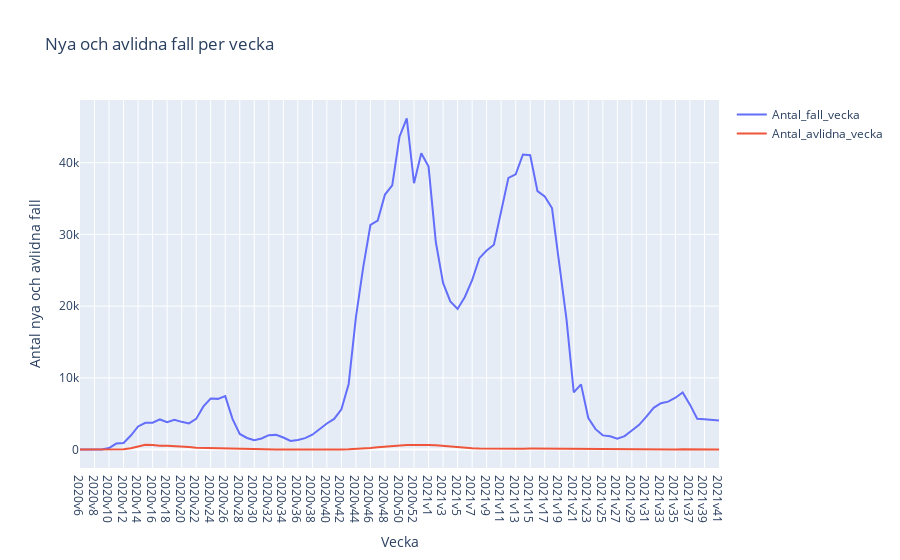

The cell this chart's notebook holds for it:
### Code cell
# new cases and deaths per week
fig = px.line(covid19, 
                x="Vecka", 
                y=["Antal_fall_vecka", "Antal_avlidna_vecka"], 
                title="Nya och avlidna fall per vecka ")
fig.update_layout(legend_title="",
                    yaxis_title="Antal nya och avlidna fall",
                    )
fig.write_html("Visualiseringar/Antal_nya_och_avlidna_fall_per_vecka.html")
fig.show()

### Figure 1 — Plotly figure (JSON) as saved in the notebook; plotly's stock layout.template omitted (floating-point values rounded to 4 significant figures)
{"data": [{"hovertemplate": "variable=Antal_fall_vecka<br>Vecka=%{x}<br>value=%{y}<extra></extra>", "legendgroup": "Antal_fall_vecka", "line": {"color": "#636efa", "dash": "solid"}, "marker": {"symbol": "circle"}, "mode": "lines", "name": "Antal_fall_vecka", "orientation": "v", "showlegend": true, "type": "scatter", "x": ["2020v6", "2020v7", "2020v8", "2020v9", "2020v10", "2020v11", "2020v12", "2020v13", "2020v14", "2020v15", "2020v16", "2020v17", "2020v18", "2020v19", "2020v20", "2020v21", "2020v22", "2020v23", "2020v24", "2020v25", "2020v26", "2020v27", "2020v28", "2020v29", "2020v30", "2020v31", "2020v32", "2020v33", "2020v34", "2020v35", "2020v36", "2020v37", "2020v38", "2020v39", "2020v40", "2020v41", "2020v42", "2020v43", "2020v44", "2020v45", "2020v46", "2020v47", "2020v48", "2020v49", "2020v50", "2020v51", "2020v52", "2020v53", "2021v1", "2021v2", "2021v3", "2021v4", "2021v5", "2021v6", "2021v7", "2021v8", "2021v9", "2021v10", "2021v11", "2021v12", "2021v13", "2021v14", "2021v15", "2021v16", "2021v17", "2021v18", "2021v19", "2021v20", "2021v21", "2021v22", "2021v23", "2021v24", "2021v25", "2021v26", "2021v27", "2021v28", "2021v29", "2021v30", "2021v31", "2021v32", "2021v33", "2021v34", "2021v35", "2021v36", "2021v37", "2021v38", "2021v39", "2021v40", "2021v41"], "xaxis": "x", "y": [1, 0, 0, 13, 211, 838, 924, 1957, 3229, 3740, 3752, 4203, 3832, 4153, 3869, 3659, 4280, 6021, 7123, 7073, 7455, 4279, 2179, 1622, 1316, 1556, 2014, 2052, 1687, 1200, 1332, 1592, 2080, 2919, 3642, 4278, 5620, 9155, 18474, 25405, 31319, 31944, 35560, 36837, 43631, 46177, 37134, 41323, 39455, 28942, 23230, 20660, 19605, 21283, 23615, 26690, 27748, 28555, 33033, 37881, 38386, 41147, 41038, 36032, 35306, 33680, 25916, 18169, 7974, 9094, 4394, 2848, 1982, 1869, 1514, 1881, 2662, 3459, 4608, 5820, 6466, 6688, 7236, 7972, 6266, 4298, 4241, 4141, 4062], "yaxis": "y"}, {"hovertemplate": "variable=Antal_avlidna_vecka<br>Vecka=%{x}<br>value=%{y}<extra></extra>", "legendgroup": "Antal_avlidna_vecka", "line": {"color": "#EF553B", "dash": "solid"}, "marker": {"symbol": "circle"}, "mode": "lines", "name": "Antal_avlidna_vecka", "orientation": "v", "showlegend": true, "type": "scatter", "x": ["2020v6", "2020v7", "2020v8", "2020v9", "2020v10", "2020v11", "2020v12", "2020v13", "2020v14", "2020v15", "2020v16", "2020v17", "2020v18", "2020v19", "2020v20", "2020v21", "2020v22", "2020v23", "2020v24", "2020v25", "2020v26", "2020v27", "2020v28", "2020v29", "2020v30", "2020v31", "2020v32", "2020v33", "2020v34", "2020v35", "2020v36", "2020v37", "2020v38", "2020v39", "2020v40", "2020v41", "2020v42", "2020v43", "2020v44", "2020v45", "2020v46", "2020v47", "2020v48", "2020v49", "2020v50", "2020v51", "2020v52", "2020v53", "2021v1", "2021v2", "2021v3", "2021v4", "2021v5", "2021v6", "2021v7", "2021v8", "2021v9", "2021v10", "2021v11", "2021v12", "2021v13", "2021v14", "2021v15", "2021v16", "2021v17", "2021v18", "2021v19", "2021v20", "2021v21", "2021v22", "2021v23", "2021v24", "2021v25", "2021v26", "2021v27", "2021v28", "2021v29", "2021v30", "2021v31", "2021v32", "2021v33", "2021v34", "2021v35", "2021v36", "2021v37", "2021v38", "2021v39", "2021v40", "2021v41"], "xaxis": "x", "y": [0, 0, 0, 0, 0, 5, 44, 190, 451, 664, 657, 546, 543, 509, 380, 360, 272, 246, 234, 200, 138, 98, 84, 57, 30, 18, 18, 16, 19, 10, 12, 13, 12, 11, 17, 22, 16, 43, 82, 157, 235, 332, 417, 476, 501, 645, 643, 663, 644, 598, 513, 389, 269, 205, 171, 146, 128, 140, 127, 125, 141, 133, 140, 131, 114, 105, 111, 69, 47, 39, 22, 17, 9, 8, 3, 2, 3, 3, 7, 6, 9, 20, 26, 49, 52, 40, 37, 42, 18], "yaxis": "y"}], "layout": {"legend": {"title": {"text": ""}, "tracegroupgap": 0}, "title": {"text": "Nya och avlidna fall per vecka "}, "xaxis": {"anchor": "y", "domain": [0, 1], "title": {"text": "Vecka"}}, "yaxis": {"anchor": "x", "domain": [0, 1], "title": {"text": "Antal nya och avlidna fall"}}}}
